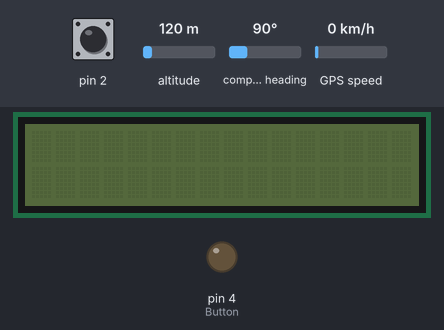
A sketch run on a simulated Arduino Leonardo, built with avr-gcc and run on an emulated ATmega32U4. On the bench: 16×2 character LCD, output pins drawn as LEDs (lit = HIGH). The test bench sets the inputs (shaded band); at power-on: pin 2 HIGH, altitude 120 m, compass heading 90°, GPS speed 0 km/h. Storage starts empty; EEPROM starts erased; the GPS gets a fix after 3 s at 37.7749, -122.4194 with 8 satellites; what the sketch prints to the serial monitor is not drawn.

Above: at 1.2 s.
1.3 s: pin 2 pulled LOW for 1 s
At 2.7 s:
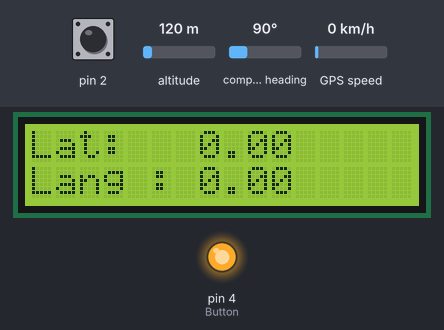
3.8 s: pin 2 pulled LOW for 0.15 s
At 5.0 s:
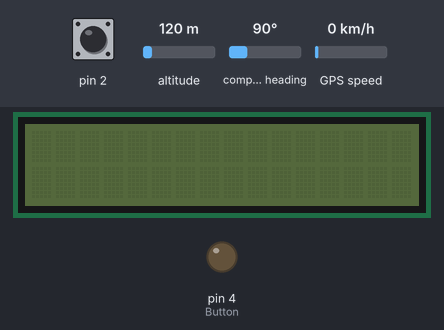
5.4 s: pin 2 pulled LOW for 0.15 s
At 6.7 s:
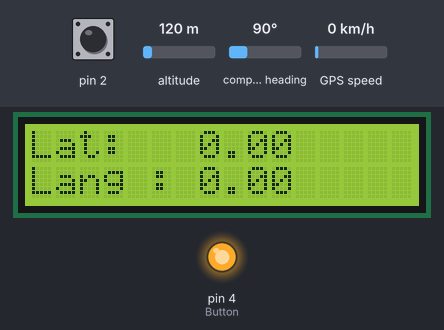
7.0 s: pin 2 pulled LOW for 3.2 s
At 8.2 s:
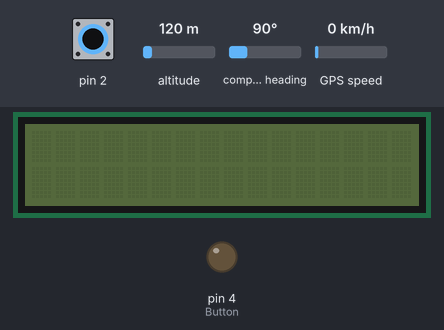
Timing chart, 0 to 11.7 s (numbered marks = the images above; inputs shaded):
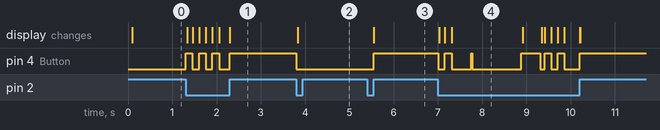

Measured:
- after the input at 1.3 s, pin 4 (Button): LOW → HIGH at once, then repeats every 0.30 s: LOW 0.15 s, HIGH 0.15 s; the display: changes at once (image 1)
- after the input at 3.8 s, pin 4 (Button): HIGH → LOW at once; the display: changes at once (image 2)
- after the input at 5.4 s, pin 4 (Button): LOW → HIGH after 0.15 s; the display: first changes after 0.15 s (image 3 shows a later state)
- after the input at 7.0 s, the display: changes at once (image 4)
- what the display in image 4 shows lasts 1.6 s, from 7.3 s to 8.9 s

The sketch:

Logging_of_GPSdata_Freertos.ino
```cpp
#include <Arduino_FreeRTOS.h>
#include <semphr.h>
#include <LiquidCrystal_I2C.h>
#include <TinyGPSPlus.h>
#include <EEPROM.h>
#include <SD.h>


long debouncing_time = 150;
volatile unsigned long last_micros;
volatile double Lang;
volatile double Lat;
volatile short date_[7];
long num = 0;

void GPS_Task(void *pvParameters);
void SDCARD_Task(void *pvParameters);
void LCD_Task(void *pvParameters);

void Task_Using();
void debounceInterrupt();
void LCD_OPEN();
void LCD_SHOW();
void LCD_SHOW_ERROR();
void SD_Write();
void EEPROM_LOG();

TaskHandle_t gps_;
TaskHandle_t sd_;
TaskHandle_t lcd_;
SemaphoreHandle_t mutex_1;
SemaphoreHandle_t interruptSemaphore;

UBaseType_t uxHighWaterMark1;
UBaseType_t uxHighWaterMark2;
UBaseType_t uxHighWaterMark3;

LiquidCrystal_I2C lcd(0x27,16,2);
TinyGPSPlus gps;
File myFile;

void setup() {
  Serial.begin(9600);
  Serial1.begin(9600);
  pinMode(2,INPUT_PULLUP);

//Mutex is created.
  mutex_1 = xSemaphoreCreateMutex();
  if (mutex_1 == NULL) {
    Serial.println("Mutex can not be created");
  }

//Semaphore is created for button.
  interruptSemaphore = xSemaphoreCreateBinary();
  if (interruptSemaphore != NULL) {
    attachInterrupt(digitalPinToInterrupt(2), debounceInterrupt, LOW);
  } else  Serial.println("Mutex can not be created");

  xTaskCreate(GPS_Task, "GPS_Task", 1024, NULL, 2, &gps_); // Remaining Size for Arduino Mega: almost 109*8
  xTaskCreate(SDCARD_Task, "SDCARD_Task", 4096, NULL, 1, &sd_); // Remaining Size for Arduino Mega: almost 228*8
  xTaskCreate(LCD_Task, "LCD_Task", 128, NULL, configMAX_PRIORITIES, &lcd_);  // Remaining Size for Arduino Mega: almost 69*8
}

void loop() {
}

void GPS_Task(void *pvParameters) {
  LCD_OPEN(); // Start State of LCD
  while(1) {
    (void) pvParameters;

// GPS datas are received.
    while (Serial1.available() > 0){
      if(xSemaphoreTake(mutex_1, portMAX_DELAY)==pdTRUE){
        Task_Using();

        // Raw gps data is received from Sensor. Coordinate and date information is extracted from raw data.
        if (gps.encode(Serial1.read())){
          Lang = gps.location.lng();
          Lat = gps.location.lat();
          date_[0] = gps.date.day();
          date_[1] = gps.date.month();
          date_[2] = gps.date.year();
          date_[3] = gps.time.hour();
          date_[4] = gps.time.minute();
          date_[5] = gps.time.second();
          date_[6] = gps.time.centisecond();
        }

        // GPS data is checked, whether is correctly received from Sensor.
        if (millis() > 5000 && gps.charsProcessed() < 10){
          Serial.println("No GPS detected: check wiring.");
          LCD_SHOW_ERROR();
          while(true);
        }
        else if(millis() > 5000 || gps.charsProcessed() >= 10){
          LCD_SHOW(); // The Data is written on LCD.
          EEPROM_LOG(); // The lastest Data is logged to EEPROM. It's showed on Serial.
        }
        xSemaphoreGive(mutex_1);
      }
      Serial.println("GPS_Task is completed.");
      vTaskDelay(pdMS_TO_TICKS(1000));
    }
  }
}

void SDCARD_Task(void *pvParameters) {
  if (!SD.begin(7)) {
    while(1);
  }
  SD.mkdir("data/");  // data Folder is created in SD Card.
  while(1) {
    (void) pvParameters;

    if(xSemaphoreTake(mutex_1, portMAX_DELAY)==pdTRUE){
      myFile = SD.open("data/GPSdata.txt", FILE_WRITE); // GPSdata file is created in data folder.
      if (myFile) {
        SD_Write(); // The data is logged to SD Card.
        myFile.close();
      }
      else {
        Serial.println("error opening file");
        while(1);
      }
      xSemaphoreGive(mutex_1);
    }
    Serial.println("SDCARD_Task is completed.");
    vTaskDelay(pdMS_TO_TICKS(1000));
  }
}

void LCD_Task(void *pvParameters) {
  pinMode(4,OUTPUT);
  while(1) {
    (void) pvParameters;

    if (xSemaphoreTake(interruptSemaphore, portMAX_DELAY) == pdPASS) {
      digitalWrite(4,!digitalRead(4));  // Button(2.Pin) is set as toggle button.

      // State of LCD is set according to State of toggle button.
      if(digitalRead(4)){
        lcd.backlight();
        lcd.display();
      }
      else{
        lcd.noBacklight();
        lcd.noDisplay();
      }
    }
    Serial.println("LCD_Task is completed.");
  }
}


void LCD_OPEN(){
  lcd.begin();
  lcd.clear();
  lcd.noBacklight();
  lcd.noDisplay();
}

void LCD_SHOW(){
  lcd.setCursor(0,0);
  lcd.print("Lat:");
  lcd.setCursor(0,1);
  lcd.print("Lang :");
  lcd.setCursor(7,0);
  lcd.print(Lat);
  lcd.setCursor(7,1);
  lcd.print(Lang);
}

void LCD_SHOW_ERROR(){
  lcd.clear();
  lcd.setCursor(0,0);
  lcd.print("No GPS detected!");
}

void SD_Write(){
  num++;
  myFile.print(num);
  myFile.print(".  Lat: "); myFile.print(Lat,6);  myFile.print(" , Lang: ");  myFile.print(Lang,6);
  myFile.print("   ");
  myFile.print("Date/Time: ");
  myFile.print(date_[0]);myFile.print("/");myFile.print(date_[1]);myFile.print("/");myFile.print(date_[2]);myFile.print(" ");
  if (date_[3] < 10) myFile.print("0");
  myFile.print(date_[3]);myFile.print(":");
  if (date_[4] < 10) myFile.print("0");
  myFile.print(date_[4]);myFile.print(":");
  if (date_[5] < 10) myFile.print("0");
  myFile.print(date_[5]);myFile.print(".");
  if (date_[6] < 10) myFile.print("0");
  myFile.println(date_[6]);
}

void debounceInterrupt(){
  // Debouncing is applied to button(2-Pin).
  if((long)(micros() - last_micros) >= debouncing_time * 1000){
    xSemaphoreGiveFromISR(interruptSemaphore, NULL);
    last_micros = micros();
  }
}

void EEPROM_LOG(){
  short adress=0;
  Serial.print("EEPROM:  ");
  EEPROM.put(adress,Lat);
  Serial.print(EEPROM.get(adress,Lat));
  adress+=sizeof(double);
  EEPROM.put(adress,Lang);
  Serial.print(" "); Serial.print(EEPROM.get(adress,Lang));
  adress+=sizeof(double);
  for(int i=0;i<7;i++){
    EEPROM.put(adress,date_[i]);
    Serial.print(" "); Serial.print(EEPROM.get(adress,date_[i]));
    adress+=sizeof(short);
  }
  Serial.println();
}

void Task_Using(){
    // Rest of arranged Size for each created Tasks is checked (Remaining Size).
    Serial.println("");
    uxHighWaterMark1 = uxTaskGetStackHighWaterMark(gps_);
    Serial.print("Remaining Size of GPS_Task: ");
    Serial.println(uxHighWaterMark1);
    uxHighWaterMark2 = uxTaskGetStackHighWaterMark(sd_);
    Serial.print("Remaining Size of SDCARD_Task: ");
    Serial.println(uxHighWaterMark2);
    uxHighWaterMark3 = uxTaskGetStackHighWaterMark(lcd_);
    Serial.print("Remaining Size of LCD_Task: ");
    Serial.println(uxHighWaterMark3);
    Serial.println("");
}
```
